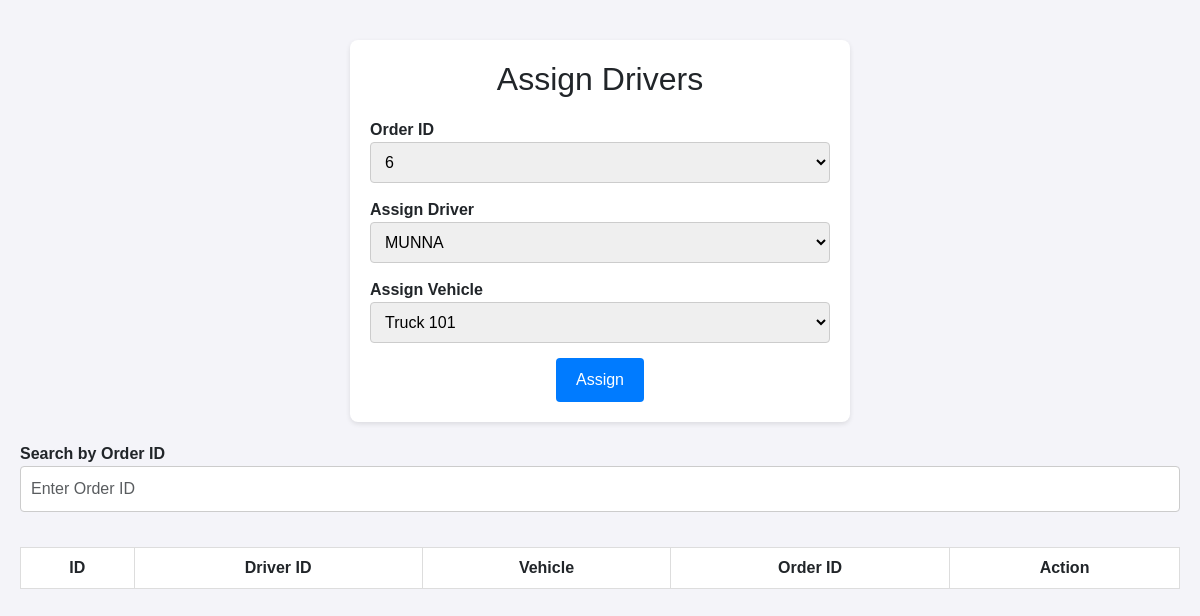
The app's page /adminpannel/pages/Delivery-system/asingdrivers.php, older data.
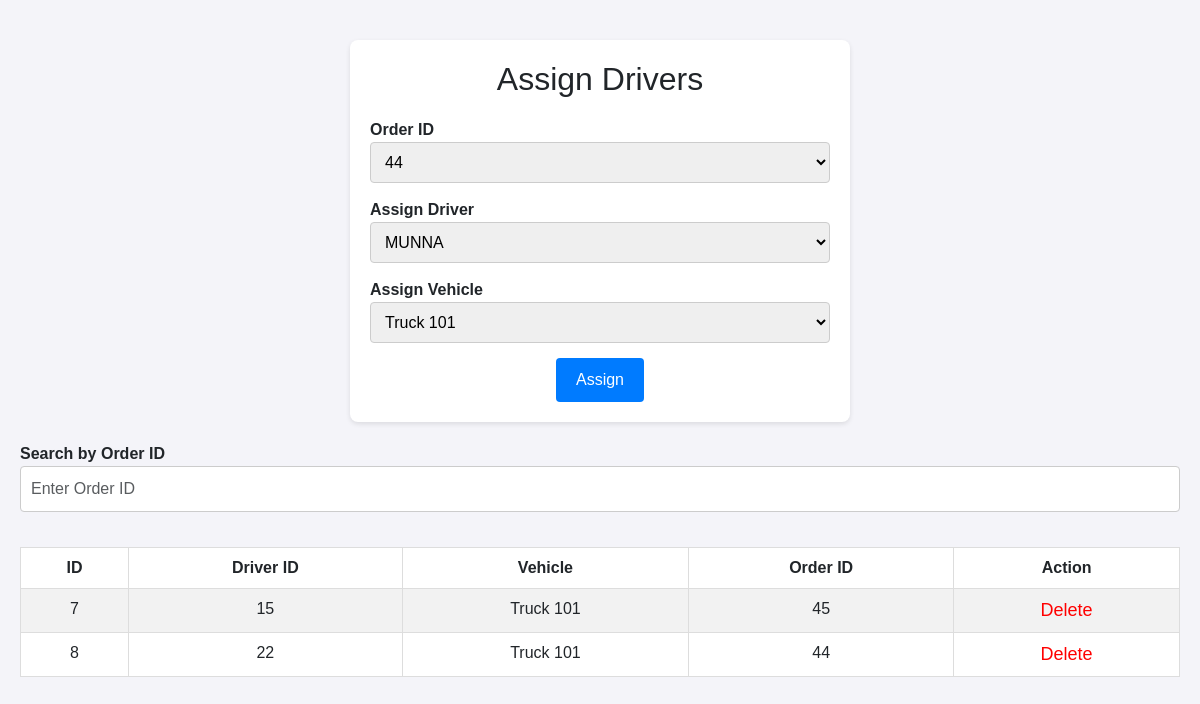
The same page, newer data.
### tables this page shows
CREATE TABLE `assing_drivers` (
  `id` int(100) NOT NULL,
  `driver_id` int(100) NOT NULL,
  `vehicle` varchar(100) NOT NULL,
  `order_id` varchar(10) NOT NULL
);

### adminpannel/pages/Delivery-system/asingdrivers.php (the view, shortened to what this page needs)
<?php
$database = mysqli_connect("localhost", "root", "", "fasttrack");
?>
<!DOCTYPE html>
<html lang="en">
<head>
    <link rel="stylesheet" href="https://cdn.jsdelivr.net/npm/bootstrap@5.3.0-alpha1/dist/css/bootstrap.min.css">
</head>
<body>
<div class="assign-container">
    <h2>Assign Drivers</h2>
    <form action="#" method="post">
        <div class="form-group">
            <label for="order-id">Order ID</label>
            <select name="customer_id1" id="order-id">
                <?php
                $ns = $database->query("SELECT * FROM customer_section");
                while (list($id) = $ns->fetch_row()) {
                    echo "<option value='$id'>$id</option>";
                }
                ?>
            </select>
        </div>
        <div class="form-group">
            <label for="driver">Assign Driver</label>
            <select id="driver" name="driver">
                <?php
                $ns = $database->query("SELECT * FROM driver_management");
                while (list($id, $dname, $dphone) = $ns->fetch_row()) {
                    echo "<option value='$id'>$dname</option>";
                }
                ?>
            </select>
        </div>
        <div class="form-group">
            <label for="vehicle">Assign Vehicle</label>
            <select id="vehicle" name="vehicle">
                <option value="Truck 101">Truck 101</option>
            </select>
        </div>
        <div class="form-actions">
            <button type="submit" name="asing">Assign</button>
        </div>
    </form>
</div>
<div class="form-group">
    <label for="search-input">Search by Order ID</label>
    <input type="text" id="search-input" class="form-control" placeholder="Enter Order ID">
</div>
<div class="table-responsive">
    <table class="table table-striped">
        <thead>
            <tr>
                <th>ID</th>
                <th>Driver ID</th>
                <th>Vehicle</th>
                <th>Order ID</th>
                <th>Action</th>
            </tr>
        </thead>
        <tbody id="table-body">
            <?php
            $show = $database->query("SELECT * FROM assing_drivers");
            while ($row = $show->fetch_assoc()) {
                echo "
                <tr>
                    <td>{$row['id']}</td>
                    <td>{$row['driver_id']}</td>
                    <td>{$row['vehicle']}</td>
                    <td>{$row['order_id']}</td>
                    <td><a href='index.php?deleteid={$row['id']}'>Delete</a></td>
                </tr>";
            }
            ?>
        </tbody>
    </table>
</div>
</body>
</html>

Row changes from the older to the newer data that the page shows:
added assing_drivers: id "7", driver "15", vehicle "Truck 101", order "45"
added assing_drivers: id "8", driver "22", vehicle "Truck 101", order "44"
Text that changed along with them:
form field customer_id1: "6" → "44"
